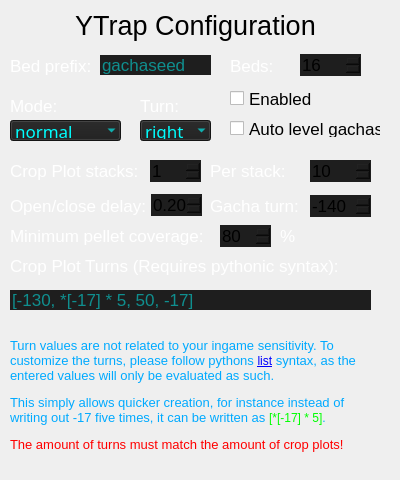
    <widget class="QWidget" name="tab_2">
     <attribute name="title">
      <string>YTRAP</string>
     </attribute>
     <widget class="QLabel" name="label_14">
      <property name="geometry">
       <rect>
        <x>0</x>
        <y>10</y>
        <width>391</width>
        <height>31</height>
       </rect>
      </property>
      <property name="font">
       <font>
        <pointsize>20</pointsize>
       </font>
      </property>
      <property name="text">
       <string>YTrap Configuration</string>
      </property>
      <property name="alignment">
       <set>Qt::AlignCenter</set>
      </property>
     </widget>
     <widget class="QLabel" name="label_15">
      <property name="geometry">
       <rect>
        <x>10</x>
        <y>90</y>
        <width>71</width>
        <height>31</height>
       </rect>
      </property>
      <property name="font">
       <font>
        <pointsize>13</pointsize>
       </font>
      </property>
      <property name="styleSheet">
       <string notr="true">color: white</string>
      </property>
      <property name="text">
       <string>Mode:</string>
      </property>
     </widget>
     <widget class="QComboBox" name="mode">
      <property name="geometry">
       <rect>
        <x>10</x>
        <y>120</y>
        <width>111</width>
        <height>21</height>
       </rect>
      </property>
      <property name="font">
       <font>
        <family>Segoe UI Variable Display Light</family>
        <pointsize>13</pointsize>
       </font>
      </property>
      <property name="focusPolicy">
       <enum>Qt::NoFocus</enum>
      </property>
      <property name="contextMenuPolicy">
       <enum>Qt::DefaultContextMenu</enum>
      </property>
      <property name="toolTip">
       <string>Create, rename and delete presets!</string>
      </property>
      <property name="layoutDirection">
       <enum>Qt::LeftToRight</enum>
      </property>
      <property name="autoFillBackground">
       <bool>false</bool>
      </property>
      <property name="styleSheet">
       <string notr="true">QComboBox{
color: rgb(0, 255, 255);
background-color: rgb(30, 30, 30)

}</string>
      </property>
      <property name="inputMethodHints">
       <set>Qt::ImhNone</set>
      </property>
      <property name="editable">
       <bool>false</bool>
      </property>
      <property name="maxVisibleItems">
       <number>12</number>
      </property>
      <property name="insertPolicy">
       <enum>QComboBox::InsertAtBottom</enum>
      </property>
      <property name="frame">
       <bool>false</bool>
      </property>
      <item>
       <property name="text">
        <string>normal</string>
       </property>
      </item>
      <item>
       <property name="text">
        <string>precise</string>
       </property>
      </item>
      <item>
       <property name="text">
        <string>precise refill</string>
       </property>
      </item>
      <item>
       <property name="text">
        <string>set folders</string>
       </property>
      </item>
     </widget>
     <widget class="QComboBox" name="turn_direction">
      <property name="geometry">
       <rect>
        <x>140</x>
        <y>120</y>
        <width>71</width>
        <height>21</height>
       </rect>
      </property>
      <property name="font">
       <font>
        <family>Segoe UI Variable Display Light</family>
        <pointsize>13</pointsize>
       </font>
      </property>
      <property name="focusPolicy">
       <enum>Qt::NoFocus</enum>
      </property>
      <property name="contextMenuPolicy">
       <enum>Qt::DefaultContextMenu</enum>
      </property>
      <property name="toolTip">
       <string>Create, rename and delete presets!</string>
      </property>
      <property name="layoutDirection">
       <enum>Qt::LeftToRight</enum>
      </property>
      <property name="autoFillBackground">
       <bool>false</bool>
      </property>
      <property name="styleSheet">
       <string notr="true">QComboBox{
color: rgb(0, 255, 255);
background-color: rgb(30, 30, 30)

}</string>
      </property>
      <property name="inputMethodHints">
       <set>Qt::ImhNone</set>
      </property>
      <property name="editable">
       <bool>false</bool>
      </property>
      <property name="maxVisibleItems">
       <number>12</number>
      </property>
      <property name="insertPolicy">
       <enum>QComboBox::InsertAtBottom</enum>
      </property>
      <property name="frame">
       <bool>false</bool>
      </property>
      <item>
       <property name="text">
        <string>right</string>
       </property>
      </item>
      <item>
       <property name="text">
        <string>left</string>
       </property>
      </item>
     </widget>
     <widget class="QLabel" name="label_16">
      <property name="geometry">
       <rect>
        <x>140</x>
        <y>90</y>
        <width>71</width>
        <height>31</height>
       </rect>
      </property>
      <property name="font">
       <font>
        <pointsize>13</pointsize>
       </font>
      </property>
      <property name="styleSheet">
       <string notr="true">color: white</string>
      </property>
      <property name="text">
       <string>Turn:</string>
      </property>
     </widget>
     <widget class="QSpinBox" name="plot_stacks">
      <property name="geometry">
       <rect>
        <x>150</x>
        <y>160</y>
        <width>51</width>
        <height>22</height>
       </rect>
      </property>
      <property name="font">
       <font>
        <pointsize>13</pointsize>
       </font>
      </property>
      <property name="styleSheet">
       <string notr="true">border: None;
background-color: rgb(30, 30, 30);</string>
      </property>
      <property name="minimum">
       <number>1</number>
      </property>
      <property name="maximum">
       <number>3</number>
      </property>
      <property name="singleStep">
       <number>1</number>
      </property>
     </widget>
     <widget class="QLabel" name="label_17">
      <property name="geometry">
       <rect>
        <x>10</x>
        <y>155</y>
        <width>141</width>
        <height>31</height>
       </rect>
      </property>
      <property name="font">
       <font>
        <pointsize>13</pointsize>
       </font>
      </property>
      <property name="styleSheet">
       <string notr="true">color: rgb(255, 255, 255)</string>
      </property>
      <property name="text">
       <string>Crop Plot stacks:</string>
      </property>
     </widget>
     <widget class="QSpinBox" name="plots_per_stack">
      <property name="geometry">
       <rect>
        <x>310</x>
        <y>160</y>
        <width>61</width>
        <height>22</height>
       </rect>
      </property>
      <property name="font">
       <font>
        <pointsize>13</pointsize>
       </font>
      </property>
      <property name="styleSheet">
       <string notr="true">border: None;
background-color: rgb(30, 30, 30);</string>
      </property>
      <property name="minimum">
       <number>6</number>
      </property>
      <property name="maximum">
       <number>13</number>
      </property>
      <property name="singleStep">
       <number>1</number>
      </property>
      <property name="value">
       <number>10</number>
      </property>
     </widget>
     <widget class="QLabel" name="label_18">
      <property name="geometry">
       <rect>
        <x>210</x>
        <y>155</y>
        <width>91</width>
        <height>31</height>
       </rect>
      </property>
      <property name="font">
       <font>
        <pointsize>13</pointsize>
       </font>
      </property>
      <property name="styleSheet">
       <string notr="true">color: rgb(255, 255, 255)</string>
      </property>
      <property name="text">
       <string>Per stack:</string>
      </property>
     </widget>
     <widget class="QLabel" name="label_19">
      <property name="geometry">
       <rect>
        <x>10</x>
        <y>220</y>
        <width>201</width>
        <height>31</height>
       </rect>
      </property>
      <property name="font">
       <font>
        <pointsize>13</pointsize>
       </font>
      </property>
      <property name="styleSheet">
       <string notr="true">color: rgb(255, 255, 255)</string>
      </property>
      <property name="text">
       <string>Minimum pellet coverage:</string>
      </property>
     </widget>
     <widget class="QSpinBox" name="min_pellet_coverage">
      <property name="geometry">
       <rect>
        <x>220</x>
        <y>225</y>
        <width>51</width>
        <height>22</height>
       </rect>
      </property>
      <property name="font">
       <font>
        <pointsize>13</pointsize>
       </font>
      </property>
      <property name="styleSheet">
       <string notr="true">border: None;
background-color: rgb(30, 30, 30);</string>
      </property>
      <property name="minimum">
       <number>20</number>
      </property>
      <property name="maximum">
       <number>100</number>
      </property>
      <property name="singleStep">
       <number>1</number>
      </property>
      <property name="value">
       <number>80</number>
      </property>
     </widget>
     <widget class="QLabel" name="label_20">
      <property name="geometry">
       <rect>
        <x>280</x>
        <y>220</y>
        <width>91</width>
        <height>31</height>
       </rect>
      </property>
      <property name="font">
       <font>
        <pointsize>13</pointsize>
       </font>
      </property>
      <property name="styleSheet">
       <string notr="true">color: rgb(255, 255, 255)</string>
      </property>
      <property name="text">
       <string>%</string>
      </property>
     </widget>
     <widget class="QLabel" name="label_22">
      <property name="geometry">
       <rect>
        <x>10</x>
        <y>250</y>
        <width>331</width>
        <height>31</height>
       </rect>
      </property>
      <property name="font">
       <font>
        <pointsize>13</pointsize>
       </font>
      </property>
      <property name="styleSheet">
       <string notr="true">color: rgb(255, 255, 255)</string>
      </property>
      <property name="text">
       <string>Crop Plot Turns (Requires pythonic syntax):</string>
      </property>
     </widget>
     <widget class="QLineEdit" name="crop_plot_turns">
      <property name="geometry">
       <rect>
        <x>10</x>
        <y>290</y>
        <width>361</width>
        <height>20</height>
       </rect>
      </property>
      <property name="font">
       <font>
        <pointsize>13</pointsize>
       </font>
      </property>
      <property name="styleSheet">
       <string notr="true">
color: rgb(0, 255, 255);
background-color: rgb(30, 30, 30);
border: None

</string>
      </property>
      <property name="placeholderText">
       <string>[-130, *[-17] * 5, 50, -17]</string>
      </property>
     </widget>
     <widget class="QLabel" name="label_87">
      <property name="geometry">
       <rect>
        <x>10</x>
        <y>320</y>
        <width>361</width>
        <height>151</height>
       </rect>
      </property>
      <property name="text">
       <string>&lt;html&gt;&lt;head/&gt;&lt;body&gt;&lt;p&gt;&lt;span style=&quot; font-size:10pt; color:#00aaff;&quot;&gt;Turn values are not related to your ingame sensitivity. To customize the turns, please follow pythons &lt;/span&gt;&lt;a href=&quot;https://docs.python.org/3/tutorial/datastructures.html#more-on-lists&quot;&gt;&lt;span style=&quot; text-decoration: underline; color:#0000ff;&quot;&gt;list&lt;/span&gt;&lt;/a&gt;&lt;span style=&quot; font-size:10pt; color:#00aaff;&quot;&gt; syntax, as the entered values will only be evaluated as such.&lt;/span&gt;&lt;/p&gt;&lt;p&gt;&lt;span style=&quot; font-size:10pt; color:#00aaff;&quot;&gt;This simply allows quicker creation, for instance instead of writing out -17 five times, it can be written as &lt;/span&gt;&lt;span style=&quot; font-family:'Consolas','Courier New','monospace'; font-size:9pt; color:#00ff00;&quot;&gt;[*[-17] * 5]&lt;/span&gt;&lt;span style=&quot; font-family:'Consolas','Courier New','monospace'; font-size:9pt; color:#00aaff;&quot;&gt;. &lt;/span&gt;&lt;/p&gt;&lt;p&gt;&lt;span style=&quot; font-family:'Consolas','Courier New','monospace'; font-size:10pt; color:#ff0000;&quot;&gt;The amount of turns must match the amount of crop plots!&lt;/span&gt;&lt;/p&gt;&lt;/body&gt;&lt;/html&gt;</string>
      </property>
      <property name="wordWrap">
       <bool>true</bool>
      </property>
     </widget>
     <widget class="QCheckBox" name="auto_level_gachas">
      <property name="geometry">
       <rect>
        <x>230</x>
        <y>120</y>
        <width>151</width>
        <height>17</height>
       </rect>
      </property>
      <property name="font">
       <font>
        <pointsize>13</pointsize>
       </font>
      </property>
      <property name="text">
       <string>Auto level gachas</string>
      </property>
      <property name="checked">
       <bool>false</bool>
      </property>
     </widget>
     <widget class="QLabel" name="label_41">
      <property name="geometry">
       <rect>
        <x>10</x>
        <y>50</y>
        <width>91</width>
        <height>31</height>
       </rect>
      </property>
      <property name="font">
       <font>
        <pointsize>13</pointsize>
       </font>
      </property>
      <property name="styleSheet">
       <string notr="true">color: rgb(255, 255, 255)</string>
      </property>
      <property name="text">
       <string>Bed prefix:</string>
      </property>
     </widget>
     <widget class="QLineEdit" name="ytrap_prefix">
      <property name="geometry">
       <rect>
        <x>100</x>
        <y>55</y>
        <width>111</width>
        <height>20</height>
       </rect>
      </property>
      <property name="font">
       <font>
        <pointsize>13</pointsize>
       </font>
      </property>
      <property name="styleSheet">
       <string notr="true">
color: rgb(0, 255, 255);
background-color: rgb(30, 30, 30);
border: None

</string>
      </property>
      <property name="placeholderText">
       <string>gachaseed</string>
      </property>
     </widget>
     <widget class="QLabel" name="label_42">
      <property name="geometry">
       <rect>
        <x>230</x>
        <y>50</y>
        <width>51</width>
        <height>31</height>
       </rect>
      </property>
      <property name="font">
       <font>
        <pointsize>13</pointsize>
       </font>
      </property>
      <property name="styleSheet">
       <string notr="true">color: rgb(255, 255, 255)</string>
      </property>
      <property name="text">
       <string>Beds:</string>
      </property>
     </widget>
     <widget class="QSpinBox" name="ytrap_beds">
      <property name="geometry">
       <rect>
        <x>300</x>
        <y>54</y>
        <width>61</width>
        <height>22</height>
       </rect>
      </property>
      <property name="font">
       <font>
        <pointsize>13</pointsize>
       </font>
      </property>
      <property name="styleSheet">
       <string notr="true">border: None;
background-color: rgb(30, 30, 30);</string>
      </property>
      <property name="minimum">
       <number>4</number>
      </property>
      <property name="maximum">
       <number>100</number>
      </property>
      <property name="singleStep">
       <number>1</number>
      </property>
      <property name="value">
       <number>16</number>
      </property>
     </widget>
     <widget class="QCheckBox" name="ytrap_enabled">
      <property name="geometry">
       <rect>
        <x>230</x>
        <y>90</y>
        <width>141</width>
        <height>17</height>
       </rect>
      </property>
      <property name="font">
       <font>
        <pointsize>13</pointsize>
       </font>
      </property>
      <property name="text">
       <string>Enabled</string>
      </property>
      <property name="checked">
       <bool>false</bool>
      </property>
     </widget>
     <widget class="QLabel" name="label_39">
      <property name="geometry">
       <rect>
        <x>10</x>
        <y>190</y>
        <width>151</width>
        <height>31</height>
       </rect>
      </property>
      <property name="font">
       <font>
        <pointsize>13</pointsize>
       </font>
      </property>
      <property name="styleSheet">
       <string notr="true">color: rgb(255, 255, 255)</string>
      </property>
      <property name="text">
       <string>Open/close delay:</string>
      </property>
     </widget>
     <widget class="QDoubleSpinBox" name="ytrap_plot_delay">
      <property name="geometry">
       <rect>
        <x>151</x>
        <y>194</y>
        <width>51</width>
        <height>22</height>
       </rect>
      </property>
      <property name="font">
       <font>
        <pointsize>13</pointsize>
       </font>
      </property>
      <property name="styleSheet">
       <string notr="true">border: None;
background-color: rgb(30, 30, 30);</string>
      </property>
      <property name="minimum">
       <double>0.200000000000000</double>
      </property>
      <property name="maximum">
       <double>2.000000000000000</double>
      </property>
      <property name="singleStep">
       <double>0.100000000000000</double>
      </property>
     </widget>
     <widget class="QLabel" name="label_62">
      <property name="geometry">
       <rect>
        <x>210</x>
        <y>190</y>
        <width>101</width>
        <height>31</height>
       </rect>
      </property>
      <property name="font">
       <font>
        <pointsize>13</pointsize>
       </font>
      </property>
      <property name="styleSheet">
       <string notr="true">color: rgb(255, 255, 255)</string>
      </property>
      <property name="text">
       <string>Gacha turn:</string>
      </property>
     </widget>
     <widget class="QSpinBox" name="ytrap_gacha_turn">
      <property name="geometry">
       <rect>
        <x>310</x>
        <y>195</y>
        <width>61</width>
        <height>22</height>
       </rect>
      </property>
      <property name="font">
       <font>
        <pointsize>13</pointsize>
       </font>
      </property>
      <property name="styleSheet">
       <string notr="true">border: None;
background-color: rgb(30, 30, 30);</string>
      </property>
      <property name="minimum">
       <number>-300</number>
      </property>
      <property name="maximum">
       <number>-140</number>
      </property>
      <property name="singleStep">
       <number>5</number>
      </property>
      <property name="value">
       <number>-140</number>
      </property>
     </widget>
     <zorder>label_14</zorder>
     <zorder>label_15</zorder>
     <zorder>mode</zorder>
     <zorder>turn_direction</zorder>
     <zorder>label_16</zorder>
     <zorder>plot_stacks</zorder>
     <zorder>label_17</zorder>
     <zorder>plots_per_stack</zorder>
     <zorder>label_18</zorder>
     <zorder>label_19</zorder>
     <zorder>min_pellet_coverage</zorder>
     <zorder>label_20</zorder>
     <zorder>label_22</zorder>
     <zorder>label_87</zorder>
     <zorder>auto_level_gachas</zorder>
     <zorder>label_41</zorder>
     <zorder>ytrap_prefix</zorder>
     <zorder>label_42</zorder>
     <zorder>ytrap_beds</zorder>
     <zorder>ytrap_enabled</zorder>
     <zorder>crop_plot_turns</zorder>
     <zorder>label_39</zorder>
     <zorder>ytrap_plot_delay</zorder>
     <zorder>label_62</zorder>
     <zorder>ytrap_gacha_turn</zorder>
    </widget>
